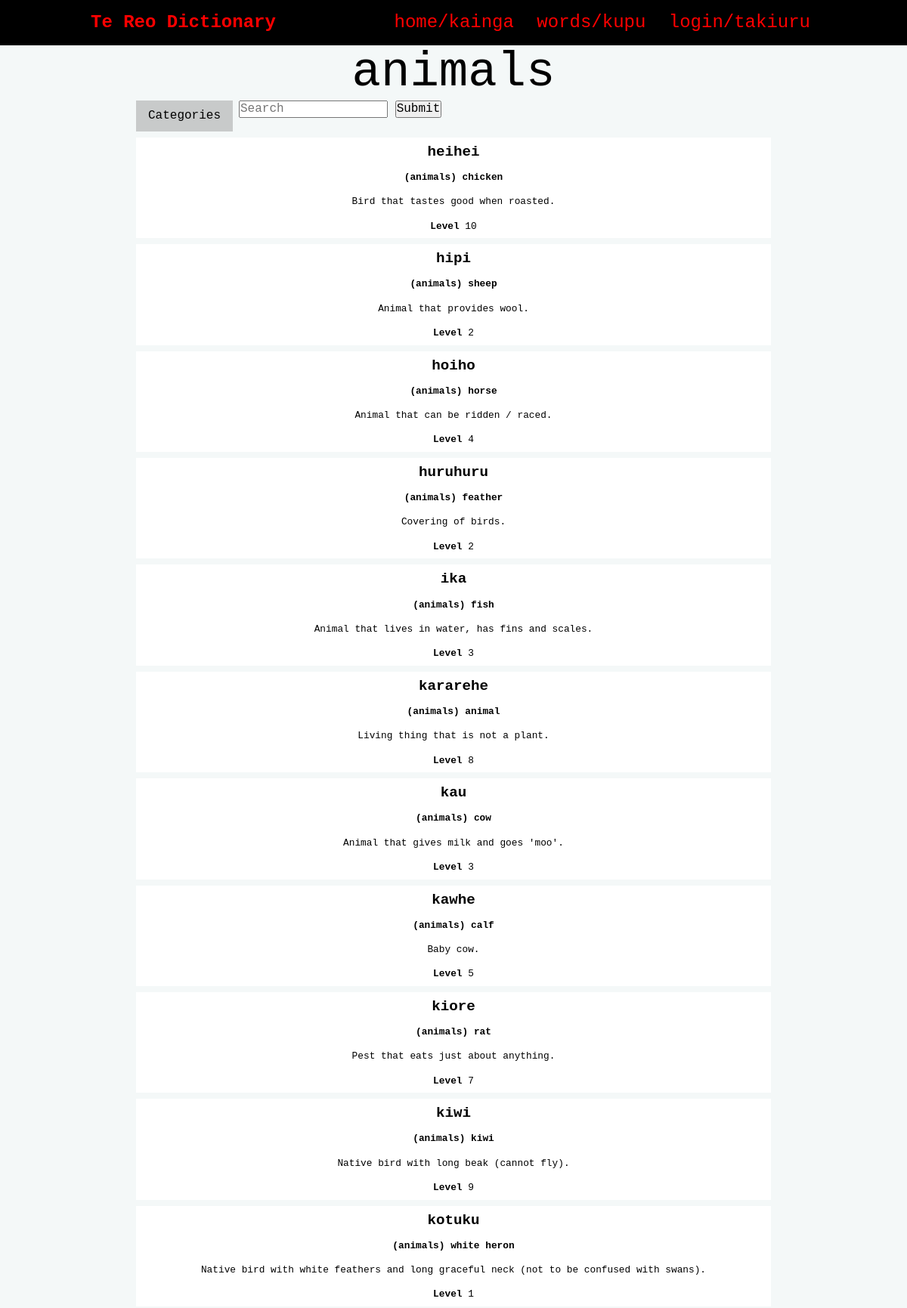
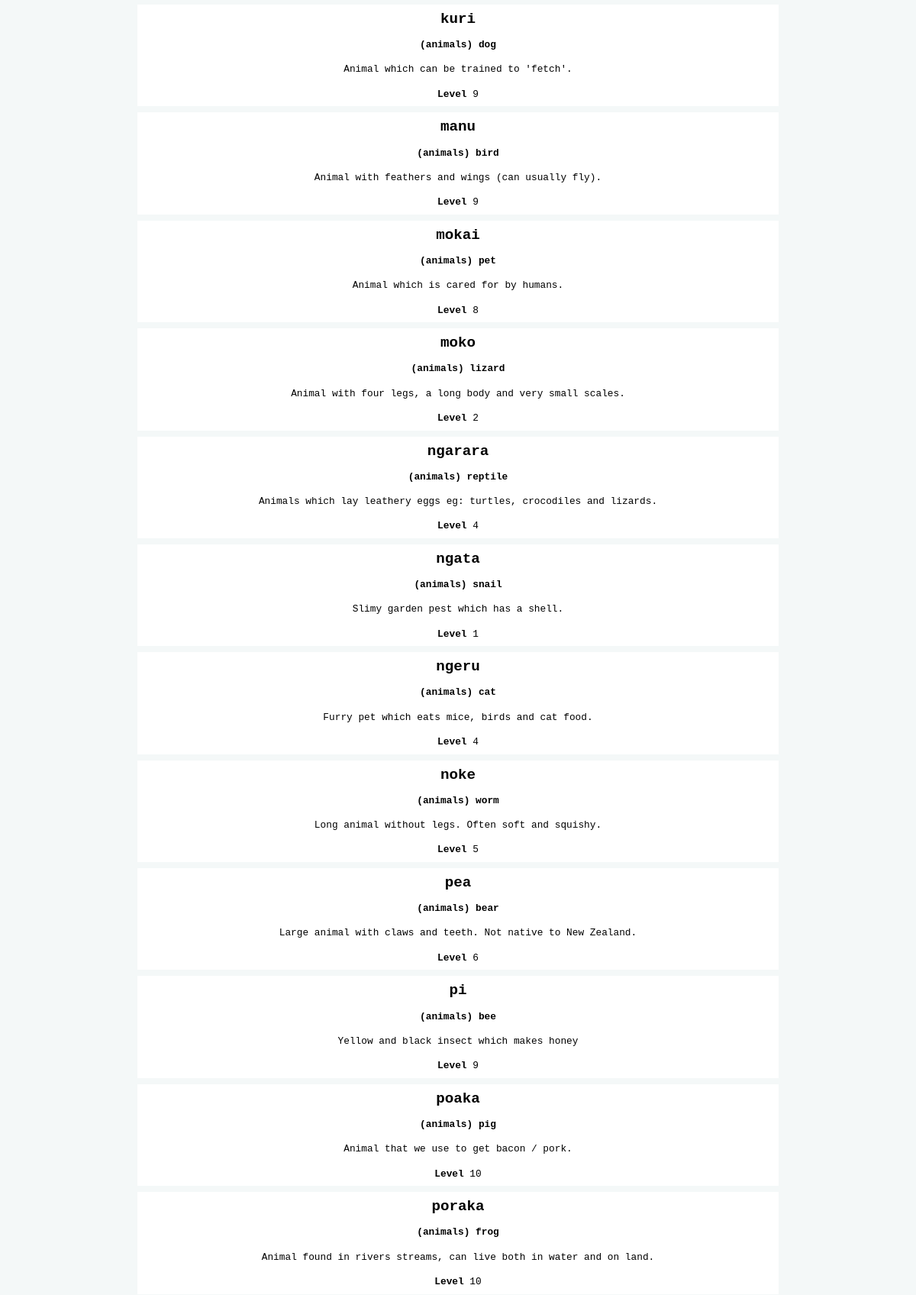
The page /database/2 (upper part) on the database its author committed (2 pictures, top to bottom).
### tables this page shows
CREATE TABLE "categories"
(
    id      integer                            not null
        primary key autoincrement
        unique,
    name    varchar(40)                        not null
        unique,
    user_id integer  default 1
        constraint categories_user_id__fk
            references users,
    date    datetime default current_timestamp not null
);

CREATE TABLE "entries"
(
    id          integer                            not null
        primary key autoincrement
        unique,
    maori       varchar(85)                        not null,
    english     varchar(40)                        not null,
    definition  varchar(300) default 'Pending',
    level       tinyint                            not null,
    image       varchar(15)  default 'noimage.png' not null,
    category_id integer                            not null
        constraint entries_category_id_fk
            references categories,
    user_id     integer      default 1
        constraint entries_user_id_fk
            references users,
    date        datetime     default current_timestamp
);

### app.py (the view)
@app.route('/database/<category_id>')
def render_database_categories(category_id):
    con = connect(DATABASE)
    cur = con.cursor()
    if category_id == '-1':
        query = "SELECT entries.id, entries.maori, entries.english, entries.definition, entries.level, " \
                "categories.name " \
                "FROM entries " \
                "INNER JOIN categories ON entries.category_id=categories.id " \
                "ORDER BY entries.date DESC "
        cur.execute(query)
    else:
        query = "SELECT entries.id, entries.maori, entries.english, entries.definition, entries.level, " \
                "categories.name " \
                "FROM entries " \
                "INNER JOIN categories ON entries.category_id=categories.id " \
                "WHERE category_id=? " \
                "ORDER BY entries.date DESC "
        cur.execute(query, (category_id,))
    entry_list = cur.fetchall()  # stores information on all the entries that will be displayed
    query = "SELECT id, name " \
            "FROM categories " \
            "ORDER BY date ASC "
    cur.execute(query)
    category_list = cur.fetchall()  # stores information on all the categories to be displayed in the filters
    con.close()
    if len(entry_list) == 0:
        return redirect("/no_results")
    else:
        return render_template('database.html', entries=entry_list, categories=category_list, id=int(category_id))

### app.py (called while the page is built)
def connect(db_file):
    try:
        connection = sqlite3.connect(db_file)
        return connection
    except sqlite3.Error as e:
        print(e)
    return None

@app.context_processor
def logged_in_context_processor():
    return dict(logged_in=logged_in)

def logged_in():
    if session.get("user_id"):
        return True
    else:
        return False

@app.context_processor
def is_admin_context_processor():
    return dict(is_admin=is_admin)

def is_admin():
    if logged_in() and session.get("type") == 1:
        return True
    else:
        return False

### templates/database.html (shortened to what this page needs)
{% extends "base.html" %}
{% block pageheading %}
    {% if id == -1 %}
        words/kupu
    {% else %}
        {{ categories[id-1][1] }}
    {% endif %}
{% endblock %}
{% block main %}
    <div class="filters">
        <div class="dropdown">
            <button class="dropdown-button">Categories</button>
        </div>
        <div class="search-bar">
            <form method="POST" action="/search">
                <input type="text" placeholder="Search" name="search" id="search">
                <button type="submit">Submit</button>
            </form>
        </div>
    </div>
    <div class="entry">
        {% for entry in entries %}
            <a href="/entry/{{ entry[0] }}">
                <div class="entry-box">
                    <h3 class="entry-box-heading"><strong>{{ entry[1] }}</strong></h3>
                    <p class="entry-box-heading"><strong>({{ entry[5] }}) {{ entry[2] }}</strong></p>
                    <p class="entry-box-info">{{ entry[3] }}</p>
                    <p class="entry-box-info"><strong>Level </strong>{{ entry[4] }}</p>
                </div>
            </a>
        {% endfor %}
    </div>
{% endblock %}

### static/style.css (style rules this page uses)
:root { --red: #FF0000; --dark-red: #a00808; --white: #FFFFFF; --light-gray: #F4F8F8; --gray: #c8caca; --dark-gray: #959696; --black: #000000; }
* { font-family: 'Monaco', monospace; padding: 0; margin: 0; box-sizing: border-box; }
html, body { background-color: var(--light-gray); overflow-x: hidden; }
a, a:visited { color: var(--red); text-decoration: none; }
.entry-box { width: 100%; background: var(--white); border: 0 solid var(--gray); color: var(--black); margin-bottom: 0.5rem; }
.entry-box-heading { padding: 0.5rem; }
.entry-box-info { padding: 0.5rem; max-width: 100%; word-wrap: break-word; }
.entry-box h3 { font-size: 1.2rem; text-align: center; }
.entry-box p { font-size: 0.8rem; margin-bottom: 0.1rem; text-align: center; }
.filters { margin-bottom: 0.5rem; display: flex; }
.search-bar { display: block; margin-bottom: 0.5rem; }
.dropdown { margin-right: 0.5rem; }
.dropdown .dropdown-button { background-color: var(--gray); border: none; padding: 0.7rem 1rem; }
.dropdown-button { background-color: var(--gray); }

### rows shown on the page
categories: name "animals"
entries: maori "heihei", name "animals", english "chicken", definition "Bird that tastes good when roasted.", level "10"
entries: maori "hipi", name "animals", english "sheep", definition "Animal that provides wool.", level "2"
entries: maori "hoiho", name "animals", english "horse", definition "Animal that can be ridden / raced.", level "4"
entries: maori "huruhuru", name "animals", english "feather", definition "Covering of birds.", level "2"
entries: maori "ika", name "animals", english "fish", definition "Animal that lives in water, has fins and scales.", level "3"
entries: maori "kararehe", name "animals", english "animal", definition "Living thing that is not a plant.", level "8"
entries: maori "kau", name "animals", english "cow", definition "Animal that gives milk and goes 'moo'.", level "3"
entries: maori "kawhe", name "animals", english "calf", definition "Baby cow.", level "5"
entries: maori "kiore", name "animals", english "rat", definition "Pest that eats just about anything.", level "7"
entries: maori "kiwi", name "animals", english "kiwi", definition "Native bird with long beak (cannot fly).", level "9"
entries: maori "kotuku", name "animals", english "white heron", definition "Native bird with white feathers and long graceful neck (not to be confused with swans).", level "1"
entries: maori "kuri", name "animals", english "dog", definition "Animal which can be trained to 'fetch'.", level "9"
entries: maori "manu", name "animals", english "bird", definition "Animal with feathers and wings (can usually fly).", level "9"
entries: maori "mokai", name "animals", english "pet", definition "Animal which is cared for by humans.", level "8"
entries: maori "moko", name "animals", english "lizard", definition "Animal with four legs, a long body and very small scales.", level "2"
entries: maori "ngarara", name "animals", english "reptile", definition "Animals which lay leathery eggs eg: turtles, crocodiles and lizards.", level "4"
entries: maori "ngata", name "animals", english "snail", definition "Slimy garden pest which has a shell.", level "1"
entries: maori "ngeru", name "animals", english "cat", definition "Furry pet which eats mice, birds and cat food.", level "4"
entries: maori "noke", name "animals", english "worm", definition "Long animal without legs. Often soft and squishy.", level "5"
entries: maori "pea", name "animals", english "bear", definition "Large animal with claws and teeth. Not native to New Zealand.", level "6"
entries: maori "pi", name "animals", english "bee", definition "Yellow and black insect which makes honey", level "9"
entries: maori "poaka", name "animals", english "pig", definition "Animal that we use to get bacon / pork.", level "10"
entries: maori "poraka", name "animals", english "frog", definition "Animal found in rivers streams, can live both in water and on land.", level "10"
